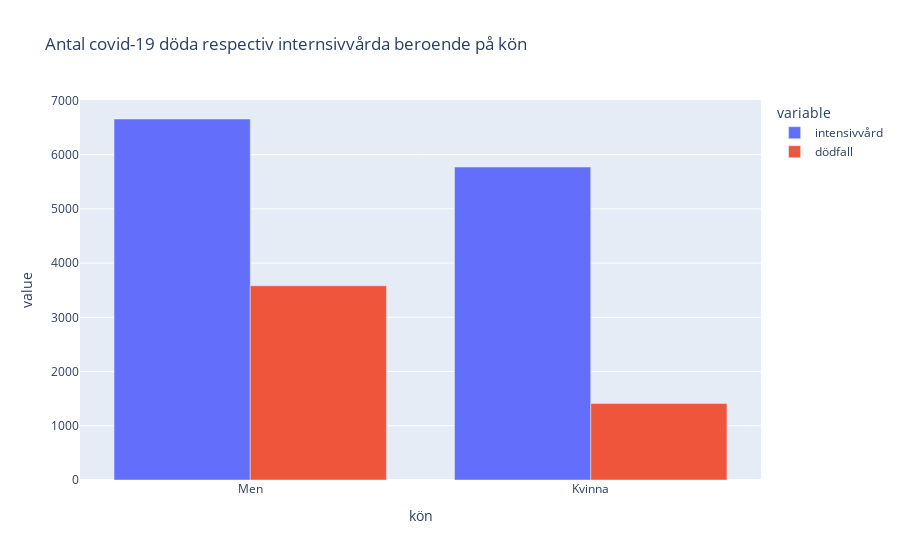

Notebook code for this chart:
### Code cell
import pandas as pd
import plotly.express as px

df = pd.read_csv("Gender_Data.csv")

int_male = df["Total_ICU_Admissions"][0]
int_female = df["Total_ICU_Admissions"][1]
död_male = df["Total_Deaths"] [0]
död_female = df["Total_Deaths"][1]


df = pd.DataFrame([
    ['Men', död_male , int_male],
    ['Kvinna', död_female, int_female],
], columns=["kön", "intensivvård", "dödfall"])
fig = px.bar(df, x="kön", y=["intensivvård", "dödfall"], barmode='group', title="Antal covid-19 döda respectiv internsivvårda beroende på kön")
fig.show()

### Figure 1 — Plotly figure (JSON) as saved in the notebook; plotly's stock layout.template omitted (floating-point values rounded to 4 significant figures)
{"data": [{"alignmentgroup": "True", "hovertemplate": "variable=intensivvård<br>kön=%{x}<br>value=%{y}<extra></extra>", "legendgroup": "intensivvård", "marker": {"color": "#636efa"}, "name": "intensivvård", "offsetgroup": "intensivvård", "orientation": "v", "showlegend": true, "textposition": "auto", "type": "bar", "x": ["Men", "Kvinna"], "xaxis": "x", "y": [6657, 5771], "yaxis": "y"}, {"alignmentgroup": "True", "hovertemplate": "variable=dödfall<br>kön=%{x}<br>value=%{y}<extra></extra>", "legendgroup": "dödfall", "marker": {"color": "#EF553B"}, "name": "dödfall", "offsetgroup": "dödfall", "orientation": "v", "showlegend": true, "textposition": "auto", "type": "bar", "x": ["Men", "Kvinna"], "xaxis": "x", "y": [3582, 1411], "yaxis": "y"}], "layout": {"barmode": "group", "legend": {"title": {"text": "variable"}, "tracegroupgap": 0}, "title": {"text": "Antal covid-19 döda respectiv internsivvårda beroende på kön"}, "xaxis": {"anchor": "y", "domain": [0, 1], "title": {"text": "kön"}}, "yaxis": {"anchor": "x", "domain": [0, 1], "title": {"text": "value"}}}}
